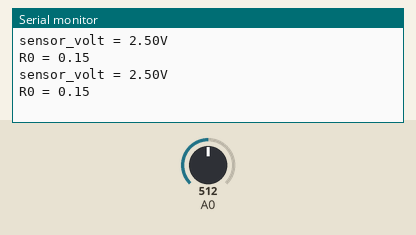
Recording of a sketch running on a simulated Arduino Uno, built with avr-gcc and run on an emulated ATmega328P. On the bench: the last lines printed to the serial monitor. Inputs (shaded band) come from the test bench; at power-on: A0 = 512.

Above: at 1.2 s.
1.3 s: A0 set to 0
At 2.8 s:
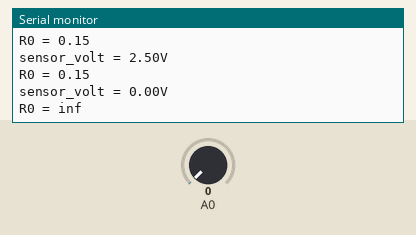
4.3 s: A0 set to 110
At 5.9 s:
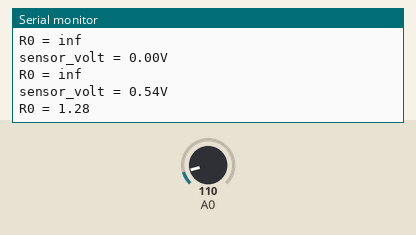
Timing chart, 0 to 7.4 s (numbered marks = the images above; inputs shaded):
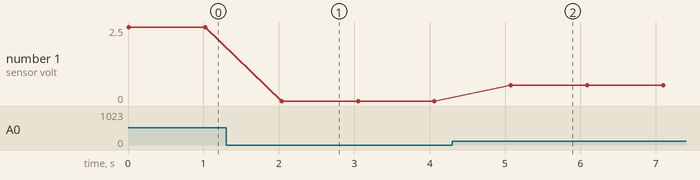

The sketch:

EX2-4.ino
```cpp
void setup() {
  Serial.begin(9600);   //初始化Serial通訊為每秒9600bits
}

void loop() {
  float sensor_volt;
  float RS_air;    //以乾淨空氣為基準，讀取RS的資料
  float R0;  // 讀取在H2中的R0資料
  float sensorValue;

/*得到一百次取樣的平均數值*/
    for(int x = 0 ; x < 100 ; x++)
  {
    sensorValue = sensorValue + analogRead(A0);
  }
  sensorValue = sensorValue/100.0;
/*-----------------------------------------------*/

  sensor_volt = sensorValue/1024*5.0;
  RS_air = (5.0-sensor_volt)/sensor_volt; // omit *RL
  R0 = RS_air/6.5;    // RS與R0的比例請參考

  Serial.print("sensor_volt = ");
  Serial.print(sensor_volt);
  Serial.println("V");

  Serial.print("R0 = ");
  Serial.println(R0);
  delay(1000);

}
```

Measured:
- after the input at 1.3 s, the serial monitor: prints a new line after 0.74 s (image 1)
- after the input at 4.3 s, the serial monitor: prints a new line after 0.78 s (image 2)
- plotted number 1: 0 → 0.54 after the input at 4.3 s
